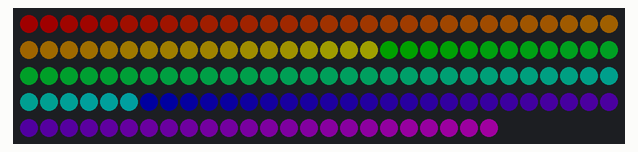
Simulated run of this program. Board: ESP32-C3. On the bench: 144 RGB LEDs in strip order, left to right, continuing on the next row. Dim RGB values are drawn brighter than linear.

Above: at 0.16 s.
At 1.99 s:
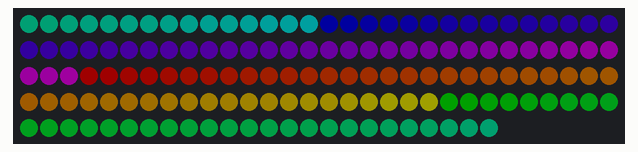
At 3.83 s:
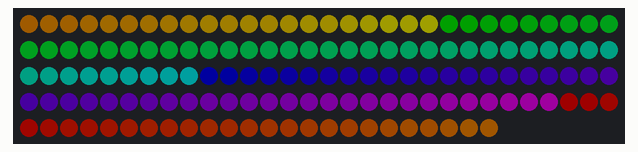
At 7.51 s:
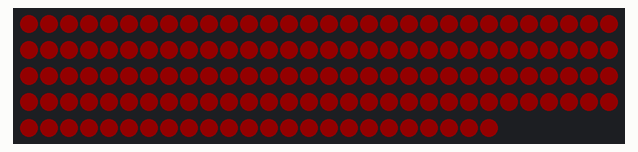
At 11.19 s:
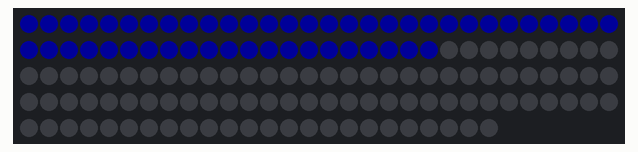
At 15.17 s:
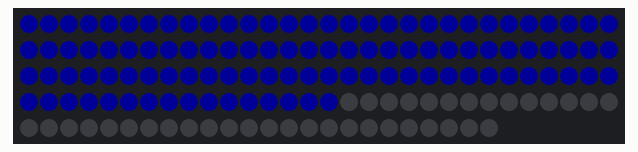

Measured:
- by itself, everything shown: repeats every 15.0 s, in 49 steps

The program:

main.cpp
```cpp
#include <Arduino.h>
#include <FastLED.h>
#include "Color.h"
#include "patterns.h"

namespace {

constexpr uint8_t LED_PIN = 2;
constexpr uint16_t NUM_LEDS = 144;
constexpr uint8_t BRIGHTNESS = 32;

CRGB leds[NUM_LEDS];
Color patternLeds[NUM_LEDS];

void renderPattern(uint8_t patternIndex, uint32_t phase) {
  switch (patternIndex) {
    case 0: {
      fillRainbow(patternLeds, NUM_LEDS, (uint8_t)(phase & 0xFF), 255);
      break;
    }
    case 1: {
      Color base{200, 0, 0};
      uint8_t breath = (uint8_t)(abs((int)(phase & 0xFF) - 128) * 2);
      fillBreathing(patternLeds, NUM_LEDS, base, breath);
      break;
    }
    case 2: {
      Color base{0, 0, 200};
      uint16_t progress = (uint16_t)((phase / 4) % (NUM_LEDS + 1));
      fillColorWipe(patternLeds, NUM_LEDS, base, progress);
      break;
    }
  }
  for (uint16_t i = 0; i < NUM_LEDS; ++i) {
    leds[i] = CRGB(patternLeds[i].r, patternLeds[i].g, patternLeds[i].b);
  }
}

}  // namespace

void setup() {
  FastLED.addLeds<WS2812, LED_PIN, GRB>(leds, NUM_LEDS);
  FastLED.setBrightness(BRIGHTNESS);
  FastLED.clear(true);
}

void loop() {
  static uint32_t lastSwitch = 0;
  static uint8_t patternIndex = 0;
  static uint32_t phase = 0;

  constexpr uint32_t patternDurationMs = 5000;
  uint32_t now = millis();
  if (now - lastSwitch >= patternDurationMs) {
    lastSwitch = now;
    patternIndex = (patternIndex + 1) % 3;
    phase = 0;
  }

  renderPattern(patternIndex, phase);
  FastLED.show();
  phase += 16;
  delay(16);
}
```
